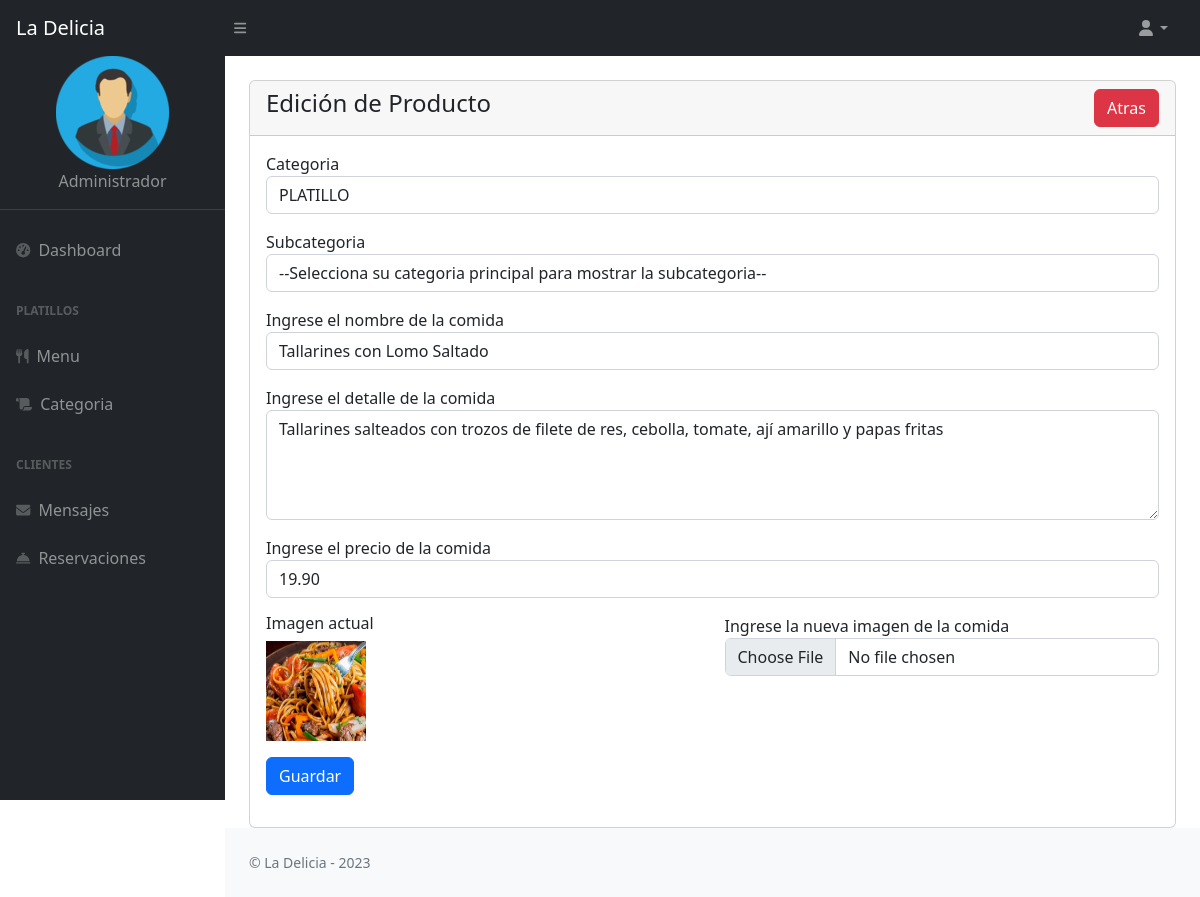
/admin/editfood.php?b=1, run on the app's committed database.
### tables this page shows
CREATE TABLE `menu` (
  `id` int(11) NOT NULL,
  `categoria` varchar(100) NOT NULL,
  `sub_categoria` varchar(120) NOT NULL,
  `nombre` varchar(100) NOT NULL,
  `descripcion` text NOT NULL,
  `precio` float(10,2) NOT NULL,
  `cantidad` int(12) NOT NULL DEFAULT 1,
  `imagen` text DEFAULT NULL
);

### admin/editfood.php (the view, shortened to what this page needs)
<?php
include "connect.php";
$b = $_GET['b'];
$result = mysqli_query($con, "SELECT * FROM menu WHERE id =$b");
if (mysqli_num_rows($result) == 1) {
    $row = mysqli_fetch_array($result);
    $cat = $row['categoria'];
    $scat = $row['sub_categoria'];
    $title = $row['nombre'];
    $detail = $row['descripcion'];
    $price = $row['precio'];
    $img = $row['imagen'];
}
?>
<?php include('templates/header.php'); ?>
<div class="container-fluid px-4">
    <div class='row mt-4'>
        <div class='col-md-12'>
            <div class='card'>
                <div class='card-header'>
                    <h4>Edición de Producto
                        <a href="view_food.php" class="btn btn-danger float-end">Atras</a>
                    </h4>
                </div>
                <div class="card-body">
                    <form action="" method="post" enctype="multipart/form-data">
                        <div class="row">
                            <div class="col-md-12 mb-3">
                                <label>Categoria</label>
                                <select name="cat" requiered class="form-control" id="txtCat"
                                    onchange="showUser(this.value, '<?php echo $scat ?>')">
                                    <option value="PLATILLO" <?php if ($cat === 'PLATILLO')
                                        echo 'selected'; ?>>PLATILLO
                                    </option>
                                </select>
                            </div>
                            <div class="col-md-12 mb-3">
                                <label>Subcategoria</label>
                                <select name="scat" requiered class="form-control" id="txtHint">
                                    <option disabled selected>--Selecciona su categoria principal para mostrar la
                                        subcategoria--</option>
                                </select>
                            </div>
                            <div class="col-md-12 mb-3">
                                <label>Ingrese el nombre de la comida</label>
                                <input type="text" name="title" class="form-control" required
                                    value="<?php echo $title ?>">
                            </div>
                            <div class="col-md-12 mb-3">
                                <label>Ingrese el detalle de la comida</label>
                                <textarea name="detail" class="form-control" rows="4"
                                    required><?php echo $detail ?></textarea>
                            </div>
                            <div class="col-md-12 mb-3">
                                <label>Ingrese el precio de la comida</label>
                                <input type="text" name="price" class="form-control" required
                                    value="<?php echo $price ?>">
                            </div>
                            <div class="col-md-6 mb-3">
                                <h6>Imagen actual</h6>
                                <img src="<?php echo $img; ?>" width="100" height="100" alt="Imagen actual">
                            </div>
                            <div class="col-md-6 mb-3">
                                <label>Ingrese la nueva imagen de la comida</label>
                                <input type="File" name="img" class="form-control" >
                            </div>
                            <div class="col-md-12 mb-3">
                                <button type="submit" name="s" class="btn btn-primary">Guardar</button>
                            </div>
                    </form>
                </div>
            </div>
            <?php
            include('templates/footer.php');
            include('templates/scripts.php');
            ?>

### data on the page
menu: cat "PLATILLO", title "Tallarines con Lomo Saltado", detail "Tallarines salteados con trozos de filete de res, cebolla, tomate, ají amarillo y papas fritas", price "19.90", imagen (picture)
